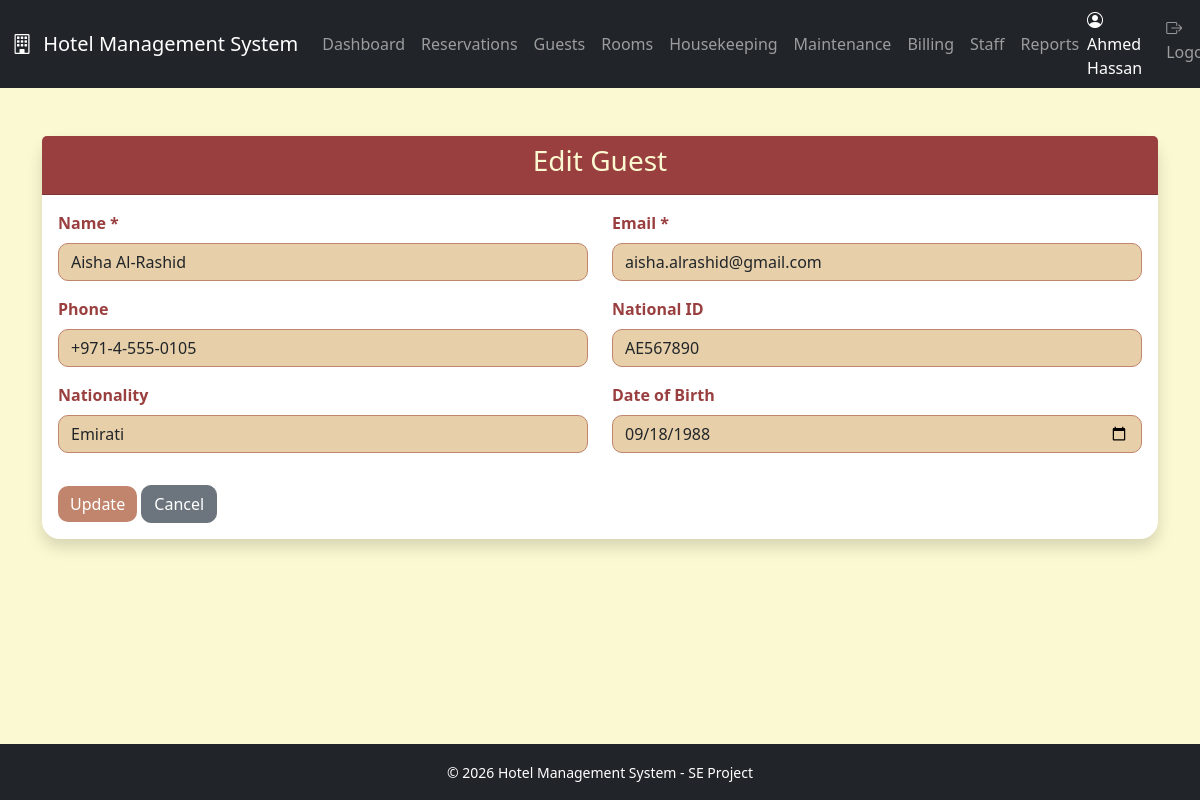
Page /index.php?url=guests/edit/5 (signed in) on the committed database.
### tables this page shows
CREATE TABLE guests (
    id                 INT UNSIGNED AUTO_INCREMENT PRIMARY KEY,
    name               VARCHAR(150) NOT NULL,
    email              VARCHAR(150) NOT NULL UNIQUE,
    phone              VARCHAR(30),
    national_id        VARCHAR(50),
    nationality        VARCHAR(80),
    date_of_birth      DATE,
    loyalty_tier       ENUM('standard','silver','gold','platinum') NOT NULL DEFAULT 'standard',
    lifetime_nights    INT UNSIGNED NOT NULL DEFAULT 0,
    lifetime_value     DECIMAL(12,2) NOT NULL DEFAULT 0.00,
    is_blacklisted     TINYINT(1)   NOT NULL DEFAULT 0,
    blacklist_reason   TEXT,
    is_vip             TINYINT(1)   NOT NULL DEFAULT 0,
    gdpr_anonymized    TINYINT(1)   NOT NULL DEFAULT 0,
    referred_by        INT UNSIGNED,               
    created_at         TIMESTAMP DEFAULT CURRENT_TIMESTAMP,
    updated_at         TIMESTAMP DEFAULT CURRENT_TIMESTAMP ON UPDATE CURRENT_TIMESTAMP,
    CONSTRAINT fk_guests_referrer FOREIGN KEY (referred_by) REFERENCES guests(id) ON DELETE SET NULL
);

### core/Controller.php (called while the page is built, shortened)
<?php
class Controller
{
    protected function view(string $viewPath, array $data = []): void
    {
        extract($data);
        $file = VIEW_PATH . '/' . $viewPath . '.php';
        require $file;
    }
}
?>

### app/controllers/GuestsController.php (called while the page is built, shortened)
<?php
class GuestsController extends Controller
{
    public function edit($id)
    {
        $guestModel = new Guest();
        $guest = $guestModel->find($id);
        $this->view('guests/edit', ['guest' => $guest]);
    }
}
?>

### index.php (called while the page is built, shortened)
<?php
require_once CORE_PATH . '/Database.php';
require_once CORE_PATH . '/Model.php';
require_once CORE_PATH . '/Controller.php';
$router = new Router();
$router->dispatch();

### core/Database.php (called while the page is built, shortened)
<?php
class Database
{
    private static $instance = null;
    public static function getConnection()
    {
        if (self::$instance === null) {
            self::$instance = mysqli_connect(DB_HOST, DB_USER, DB_PASS, DB_NAME);
            mysqli_set_charset(self::$instance, DB_CHARSET);
        }
        return self::$instance;
    }
}

### core/Model.php (called while the page is built, shortened)
<?php
class Model
{
    public function __construct()
    {
        $this->db = Database::getConnection();
    }
}

### app/models/Guest.php (called while the page is built, shortened)
<?php
class Guest extends Model
{
    public function find($id)
    {
        $id = mysqli_real_escape_string($this->db, $id);
        $query = " SELECT * from guests where id = '$id' ";
        $result = mysqli_query($this->db, $query);
        return mysqli_fetch_array($result, MYSQLI_ASSOC);
    }
}
?>

### app/views/guests/edit.php (the view, shortened to what this page needs)
<div class="container mt-4">
    <div class="card shadow">
        <div class="card-header">
            <h3>Edit Guest</h3>
        </div>
        <div class="card-body">
            <form method="POST"
                  action="<?= APP_URL ?>/guests/update/<?= $guest['id'] ?>"
                  class="needs-validation" novalidate>
                <div class="row">
                    <div class="col-md-6 mb-3">
                        <label class="form-label">Name *</label>
                        <input type="text" name="name" class="form-control"
                               value="<?= htmlspecialchars($old['name'] ?? $guest['name']) ?>"
                               required>
                    </div>
                    <div class="col-md-6 mb-3">
                        <label class="form-label">Email *</label>
                        <input type="email" name="email" class="form-control"
                               value="<?= htmlspecialchars($old['email'] ?? $guest['email']) ?>"
                               required>
                    </div>
                    <div class="col-md-6 mb-3">
                        <label class="form-label">Phone</label>
                        <input type="text" name="phone" class="form-control"
                               value="<?= htmlspecialchars($old['phone'] ?? $guest['phone'] ?? '') ?>">
                    </div>
                    <div class="col-md-6 mb-3">
                        <label class="form-label">National ID</label>
                        <input type="text" name="national_id" class="form-control"
                               value="<?= htmlspecialchars($guest['national_id'] ?? '') ?>"
                               readonly>
                    </div>
                    <div class="col-md-6 mb-3">
                        <label class="form-label">Nationality</label>
                        <input type="text" name="nationality" class="form-control"
                               value="<?= htmlspecialchars($old['nationality'] ?? $guest['nationality'] ?? '') ?>">
                    </div>
                    <div class="col-md-6 mb-3">
                        <label class="form-label">Date of Birth</label>
                        <input type="date" name="date_of_birth" class="form-control"
                               value="<?= htmlspecialchars($old['date_of_birth'] ?? $guest['date_of_birth'] ?? '') ?>">
                    </div>
                </div>
                <div class="mt-3">
                    <button type="submit" class="btn btn-success">Update</button>
                    <a href="index.php?url=guests/show/<?= $guest['id'] ?>"
                       class="btn btn-secondary">Cancel</a>
                </div>
            </form>
        </div>
    </div>
</div>
<?php
 require VIEW_PATH . '/layouts/main.php'; ?>

### public/assets/css/style.css (style rules this page uses)
body { font-family: 'Segoe UI', Tahoma, Geneva, Verdana, sans-serif; background-color: #f4f6f9; min-height: 100vh; display: flex; flex-direction: column; }
.card { border: none; border-radius: 8px; box-shadow: 0 2px 8px rgba(0,0,0,0.08); }

### app/views/guests/edit.php (style rules this page uses)
body { background: #FBF9D1; }
.card { border: none; border-radius: 18px; background: #ffffff; box-shadow: 0 10px 30px rgba(0,0,0,0.08); transition: 0.3s; }
.card-header { background: #9A3F3F; color: #FBF9D1; font-weight: bold; text-align: center; }
.form-control, .form-select { border-radius: 10px; border: 1px solid #C1856D; background: #E6CFA9; transition: 0.3s; }
.form-label { font-weight: 600; color: #9A3F3F; }
.btn-success { background: #C1856D; border: none; color: white; border-radius: 10px; transition: 0.3s; }
.btn-secondary { border-radius: 10px; }
.container { animation: fadeIn 0.6s ease-in-out; }

### rows in the picture
guests: name "Aisha Al-Rashid", email "aisha.alrashid@gmail.com", phone "+971-4-555-0105", national_id "AE567890", nationality "Emirati", date_of_birth "09/18/1988"

### other values in the picture
APP_NAME "Hotel Management System"
$currentUserName "Ahmed Hassan"
